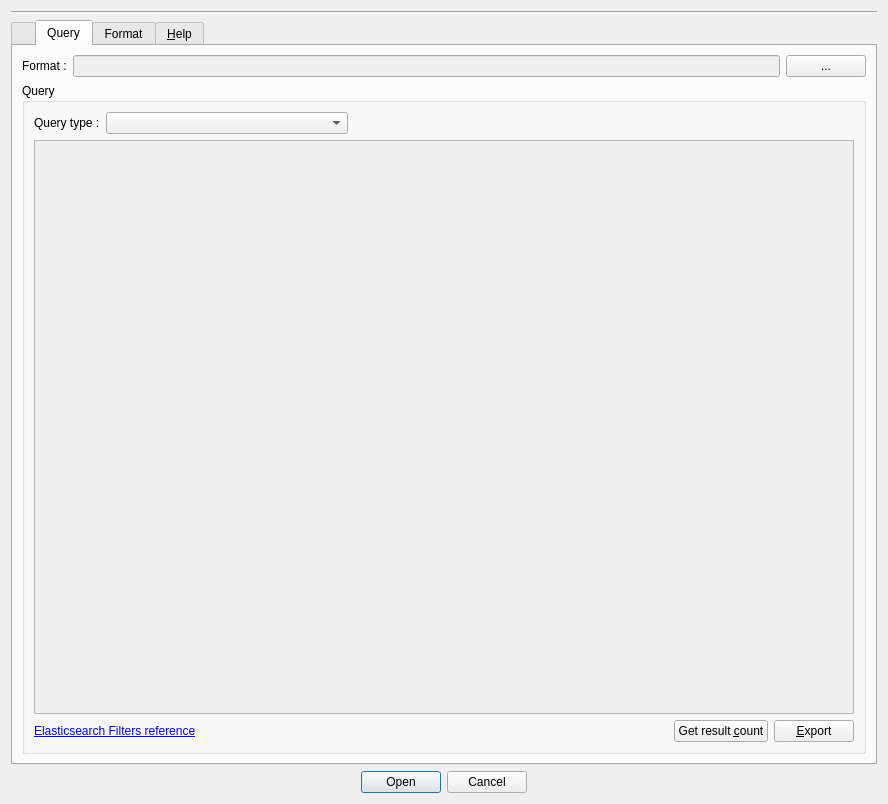
<?xml version="1.0" encoding="UTF-8"?>
<ui version="4.0">
 <class>WidgetParams</class>
 <widget class="QDialog" name="WidgetParams">
  <property name="geometry">
   <rect>
    <x>0</x>
    <y>0</y>
    <width>888</width>
    <height>804</height>
   </rect>
  </property>
  <property name="sizePolicy">
   <sizepolicy hsizetype="Minimum" vsizetype="MinimumExpanding">
    <horstretch>0</horstretch>
    <verstretch>0</verstretch>
   </sizepolicy>
  </property>
  <property name="windowTitle">
   <string>Dialog</string>
  </property>
  <layout class="QVBoxLayout" name="verticalLayout">
   <item>
    <layout class="QVBoxLayout" name="presets_layout">
     <property name="sizeConstraint">
      <enum>QLayout::SetMinimumSize</enum>
     </property>
    </layout>
   </item>
   <item>
    <widget class="Line" name="line">
     <property name="orientation">
      <enum>Qt::Horizontal</enum>
     </property>
    </widget>
   </item>
   <item>
    <widget class="QTabWidget" name="tabWidget">
     <property name="sizePolicy">
      <sizepolicy hsizetype="MinimumExpanding" vsizetype="MinimumExpanding">
       <horstretch>0</horstretch>
       <verstretch>0</verstretch>
      </sizepolicy>
     </property>
     <property name="currentIndex">
      <number>1</number>
     </property>
     <widget class="QWidget" name="tab">
      <attribute name="title">
       <string/>
      </attribute>
      <layout class="QGridLayout" name="gridLayout_3">
       <item row="4" column="0">
        <layout class="QHBoxLayout" name="horizontalLayout_6">
         <item>
          <widget class="QPushButton" name="_check_connection_push_button">
           <property name="sizePolicy">
            <sizepolicy hsizetype="Maximum" vsizetype="Fixed">
             <horstretch>0</horstretch>
             <verstretch>0</verstretch>
            </sizepolicy>
           </property>
           <property name="text">
            <string>Check connection</string>
           </property>
          </widget>
         </item>
        </layout>
       </item>
       <item row="0" column="0" colspan="2">
        <widget class="QGroupBox" name="groupBox_2">
         <property name="sizePolicy">
          <sizepolicy hsizetype="Minimum" vsizetype="Maximum">
           <horstretch>0</horstretch>
           <verstretch>0</verstretch>
          </sizepolicy>
         </property>
         <property name="title">
          <string>Parameters</string>
         </property>
         <property name="flat">
          <bool>false</bool>
         </property>
         <property name="checkable">
          <bool>false</bool>
         </property>
         <layout class="QVBoxLayout" name="verticalLayout_2">
          <item>
           <layout class="QHBoxLayout" name="_layout_host">
            <item>
             <widget class="QLabel" name="label_2">
              <property name="sizePolicy">
               <sizepolicy hsizetype="Maximum" vsizetype="Maximum">
                <horstretch>0</horstretch>
                <verstretch>0</verstretch>
               </sizepolicy>
              </property>
              <property name="text">
               <string>URL :</string>
              </property>
             </widget>
            </item>
            <item>
             <widget class="QLineEdit" name="_txt_host">
              <property name="text">
               <string>http://</string>
              </property>
             </widget>
            </item>
            <item>
             <widget class="QLabel" name="label_3">
              <property name="sizePolicy">
               <sizepolicy hsizetype="Maximum" vsizetype="Maximum">
                <horstretch>0</horstretch>
                <verstretch>0</verstretch>
               </sizepolicy>
              </property>
              <property name="text">
               <string>Port :</string>
              </property>
             </widget>
            </item>
            <item>
             <widget class="QSpinBox" name="_port_sb">
              <property name="minimum">
               <number>1</number>
              </property>
              <property name="maximum">
               <number>65535</number>
              </property>
              <property name="value">
               <number>1</number>
              </property>
             </widget>
            </item>
           </layout>
          </item>
         </layout>
        </widget>
       </item>
       <item row="1" column="0">
        <layout class="QHBoxLayout" name="horizontalLayout_5">
         <item>
          <widget class="QCheckBox" name="_auth_enabled_cb">
           <property name="text">
            <string/>
           </property>
          </widget>
         </item>
         <item>
          <widget class="QGroupBox" name="_auth_grp">
           <property name="enabled">
            <bool>false</bool>
           </property>
           <property name="sizePolicy">
            <sizepolicy hsizetype="Minimum" vsizetype="Maximum">
             <horstretch>0</horstretch>
             <verstretch>0</verstretch>
            </sizepolicy>
           </property>
           <property name="title">
            <string>Authentification</string>
           </property>
           <layout class="QGridLayout" name="gridLayout_4">
            <item row="0" column="0">
             <widget class="QLabel" name="label_4">
              <property name="text">
               <string>Login :</string>
              </property>
             </widget>
            </item>
            <item row="0" column="1">
             <widget class="QLineEdit" name="_login_txt"/>
            </item>
            <item row="1" column="0">
             <widget class="QLabel" name="label_5">
              <property name="text">
               <string>Password :</string>
              </property>
             </widget>
            </item>
            <item row="1" column="1">
             <widget class="QLineEdit" name="_passwd_txt">
              <property name="toolTip">
               <string/>
              </property>
              <property name="inputMethodHints">
               <set>Qt::ImhHiddenText|Qt::ImhNoAutoUppercase|Qt::ImhNoPredictiveText|Qt::ImhSensitiveData</set>
              </property>
              <property name="echoMode">
               <enum>QLineEdit::Password</enum>
              </property>
             </widget>
            </item>
           </layout>
          </widget>
         </item>
        </layout>
       </item>
       <item row="5" column="0">
        <spacer name="verticalSpacer">
         <property name="orientation">
          <enum>Qt::Vertical</enum>
         </property>
         <property name="sizeHint" stdset="0">
          <size>
           <width>20</width>
           <height>40</height>
          </size>
         </property>
        </spacer>
       </item>
      </layout>
     </widget>
     <widget class="QWidget" name="tab_2">
      <property name="sizePolicy">
       <sizepolicy hsizetype="Preferred" vsizetype="Preferred">
        <horstretch>0</horstretch>
        <verstretch>0</verstretch>
       </sizepolicy>
      </property>
      <attribute name="title">
       <string>Query</string>
      </attribute>
      <layout class="QGridLayout" name="gridLayout">
       <item row="0" column="0">
        <layout class="QVBoxLayout" name="query_layout">
         <property name="sizeConstraint">
          <enum>QLayout::SetMaximumSize</enum>
         </property>
         <item>
          <layout class="QHBoxLayout" name="_custom_layout"/>
         </item>
         <item>
          <layout class="QHBoxLayout" name="horizontalLayout_2">
           <item>
            <widget class="QLabel" name="label">
             <property name="text">
              <string>Format :</string>
             </property>
            </widget>
           </item>
           <item>
            <widget class="QLineEdit" name="_format_path">
             <property name="enabled">
              <bool>false</bool>
             </property>
            </widget>
           </item>
           <item>
            <widget class="QPushButton" name="_format_button">
             <property name="text">
              <string>...</string>
             </property>
            </widget>
           </item>
          </layout>
         </item>
         <item>
          <widget class="QGroupBox" name="_gb_query">
           <property name="sizePolicy">
            <sizepolicy hsizetype="MinimumExpanding" vsizetype="MinimumExpanding">
             <horstretch>0</horstretch>
             <verstretch>0</verstretch>
            </sizepolicy>
           </property>
           <property name="title">
            <string>Query</string>
           </property>
           <layout class="QGridLayout" name="gridLayout_2">
            <item row="1" column="0" colspan="4">
             <widget class="QPlainTextEdit" name="_txt_query">
              <property name="enabled">
               <bool>false</bool>
              </property>
              <property name="sizePolicy">
               <sizepolicy hsizetype="MinimumExpanding" vsizetype="MinimumExpanding">
                <horstretch>0</horstretch>
                <verstretch>0</verstretch>
               </sizepolicy>
              </property>
              <property name="plainText">
               <string/>
              </property>
             </widget>
            </item>
            <item row="2" column="0" colspan="4">
             <layout class="QGridLayout" name="_querybuilder_layout">
              <property name="sizeConstraint">
               <enum>QLayout::SetMaximumSize</enum>
              </property>
             </layout>
            </item>
            <item row="3" column="0">
             <widget class="QLabel" name="_reference_label">
              <property name="text">
               <string>&lt;html&gt;&lt;head/&gt;&lt;body&gt;&lt;p&gt;&lt;a href=&quot;https://www.elastic.co/guide/en/elasticsearch/reference/current/query-dsl-filters.html&quot;&gt;&lt;span style=&quot; text-decoration: underline; color:#0000ff;&quot;&gt;Elasticsearch Filters reference&lt;/span&gt;&lt;/a&gt;&lt;/p&gt;&lt;/body&gt;&lt;/html&gt;</string>
              </property>
              <property name="textFormat">
               <enum>Qt::RichText</enum>
              </property>
              <property name="openExternalLinks">
               <bool>true</bool>
              </property>
             </widget>
            </item>
            <item row="3" column="3">
             <widget class="QPushButton" name="_export_pushbutton">
              <property name="sizePolicy">
               <sizepolicy hsizetype="Maximum" vsizetype="Fixed">
                <horstretch>0</horstretch>
                <verstretch>0</verstretch>
               </sizepolicy>
              </property>
              <property name="text">
               <string>&amp;Export</string>
              </property>
             </widget>
            </item>
            <item row="3" column="2">
             <widget class="QPushButton" name="_count_btn">
              <property name="sizePolicy">
               <sizepolicy hsizetype="Maximum" vsizetype="Fixed">
                <horstretch>0</horstretch>
                <verstretch>0</verstretch>
               </sizepolicy>
              </property>
              <property name="text">
               <string>Get result &amp;count</string>
              </property>
             </widget>
            </item>
            <item row="0" column="0">
             <layout class="QHBoxLayout" name="horizontalLayout_4">
              <item>
               <widget class="QLabel" name="label_6">
                <property name="sizePolicy">
                 <sizepolicy hsizetype="Maximum" vsizetype="Maximum">
                  <horstretch>0</horstretch>
                  <verstretch>0</verstretch>
                 </sizepolicy>
                </property>
                <property name="text">
                 <string>Query type :</string>
                </property>
               </widget>
              </item>
              <item>
               <widget class="QComboBox" name="_query_type_cb"/>
              </item>
             </layout>
            </item>
           </layout>
          </widget>
         </item>
        </layout>
       </item>
      </layout>
     </widget>
     <widget class="QWidget" name="tab_3">
      <attribute name="title">
       <string>Format</string>
      </attribute>
      <widget class="QGroupBox" name="groupBox_4">
       <property name="geometry">
        <rect>
         <x>0</x>
         <y>0</y>
         <width>698</width>
         <height>346</height>
        </rect>
       </property>
       <property name="title">
        <string>Formats</string>
       </property>
       <layout class="QVBoxLayout" name="verticalLayout_4">
        <item>
         <layout class="QHBoxLayout" name="horizontalLayout_8">
          <item>
           <widget class="QRadioButton" name="_radio_use_existing">
            <property name="sizePolicy">
             <sizepolicy hsizetype="Maximum" vsizetype="Maximum">
              <horstretch>0</horstretch>
              <verstretch>0</verstretch>
             </sizepolicy>
            </property>
            <property name="text">
             <string>Use an existing format :</string>
            </property>
            <property name="checked">
             <bool>true</bool>
            </property>
           </widget>
          </item>
          <item>
           <widget class="QLineEdit" name="_txt_format">
            <property name="readOnly">
             <bool>true</bool>
            </property>
           </widget>
          </item>
          <item>
           <widget class="QPushButton" name="_btn_browse_existing_format">
            <property name="sizePolicy">
             <sizepolicy hsizetype="Maximum" vsizetype="Maximum">
              <horstretch>0</horstretch>
              <verstretch>0</verstretch>
             </sizepolicy>
            </property>
            <property name="text">
             <string>Browse...</string>
            </property>
           </widget>
          </item>
         </layout>
        </item>
        <item>
         <layout class="QHBoxLayout" name="horizontalLayout_10">
          <item>
           <widget class="QRadioButton" name="_radio_new_format">
            <property name="text">
             <string>Use a format based on this query using these fields :</string>
            </property>
           </widget>
          </item>
          <item>
           <widget class="QPushButton" name="_btn_update_fields">
            <property name="sizePolicy">
             <sizepolicy hsizetype="Maximum" vsizetype="Maximum">
              <horstretch>0</horstretch>
              <verstretch>0</verstretch>
             </sizepolicy>
            </property>
            <property name="text">
             <string>Update fields</string>
            </property>
           </widget>
          </item>
          <item>
           <widget class="QPushButton" name="_btn_edit_new">
            <property name="sizePolicy">
             <sizepolicy hsizetype="Maximum" vsizetype="Fixed">
              <horstretch>0</horstretch>
              <verstretch>0</verstretch>
             </sizepolicy>
            </property>
            <property name="text">
             <string>Edit...</string>
            </property>
           </widget>
          </item>
         </layout>
        </item>
        <item>
         <widget class="QTableWidget" name="_table_fields">
          <property name="sizePolicy">
           <sizepolicy hsizetype="Expanding" vsizetype="Expanding">
            <horstretch>0</horstretch>
            <verstretch>0</verstretch>
           </sizepolicy>
          </property>
          <property name="editTriggers">
           <set>QAbstractItemView::NoEditTriggers</set>
          </property>
          <property name="dragDropOverwriteMode">
           <bool>false</bool>
          </property>
         </widget>
        </item>
        <item>
         <layout class="QHBoxLayout" name="horizontalLayout_9">
          <item>
           <spacer name="horizontalSpacer_3">
            <property name="orientation">
             <enum>Qt::Horizontal</enum>
            </property>
            <property name="sizeHint" stdset="0">
             <size>
              <width>40</width>
              <height>20</height>
             </size>
            </property>
           </spacer>
          </item>
          <item>
           <widget class="QPushButton" name="_btn_saveas">
            <property name="text">
             <string>Save as...</string>
            </property>
           </widget>
          </item>
         </layout>
        </item>
       </layout>
      </widget>
     </widget>
     <widget class="QWidget" name="tab_4">
      <attribute name="title">
       <string>&amp;Help</string>
      </attribute>
      <layout class="QGridLayout" name="gridLayout_5">
       <item row="0" column="0">
        <layout class="QHBoxLayout" name="horizontalLayout">
         <property name="sizeConstraint">
          <enum>QLayout::SetMaximumSize</enum>
         </property>
         <item>
          <widget class="QLabel" name="_help_label">
           <property name="sizePolicy">
            <sizepolicy hsizetype="MinimumExpanding" vsizetype="MinimumExpanding">
             <horstretch>0</horstretch>
             <verstretch>0</verstretch>
            </sizepolicy>
           </property>
           <property name="text">
            <string>&lt;html&gt;&lt;head/&gt;&lt;body&gt;&lt;p&gt;&lt;br/&gt;&lt;/p&gt;&lt;/body&gt;&lt;/html&gt;</string>
           </property>
           <property name="textFormat">
            <enum>Qt::RichText</enum>
           </property>
           <property name="scaledContents">
            <bool>false</bool>
           </property>
           <property name="alignment">
            <set>Qt::AlignLeading|Qt::AlignLeft|Qt::AlignTop</set>
           </property>
           <property name="wordWrap">
            <bool>true</bool>
           </property>
          </widget>
         </item>
        </layout>
       </item>
      </layout>
     </widget>
    </widget>
   </item>
   <item>
    <widget class="QDialogButtonBox" name="buttonBox">
     <property name="orientation">
      <enum>Qt::Horizontal</enum>
     </property>
     <property name="standardButtons">
      <set>QDialogButtonBox::Cancel|QDialogButtonBox::Open</set>
     </property>
     <property name="centerButtons">
      <bool>true</bool>
     </property>
    </widget>
   </item>
  </layout>
 </widget>
 <resources/>
 <connections>
  <connection>
   <sender>buttonBox</sender>
   <signal>accepted()</signal>
   <receiver>WidgetParams</receiver>
   <slot>accept()</slot>
   <hints>
    <hint type="sourcelabel">
     <x>248</x>
     <y>254</y>
    </hint>
    <hint type="destinationlabel">
     <x>157</x>
     <y>274</y>
    </hint>
   </hints>
  </connection>
  <connection>
   <sender>buttonBox</sender>
   <signal>rejected()</signal>
   <receiver>WidgetParams</receiver>
   <slot>reject()</slot>
   <hints>
    <hint type="sourcelabel">
     <x>316</x>
     <y>260</y>
    </hint>
    <hint type="destinationlabel">
     <x>286</x>
     <y>274</y>
    </hint>
   </hints>
  </connection>
 </connections>
</ui>
